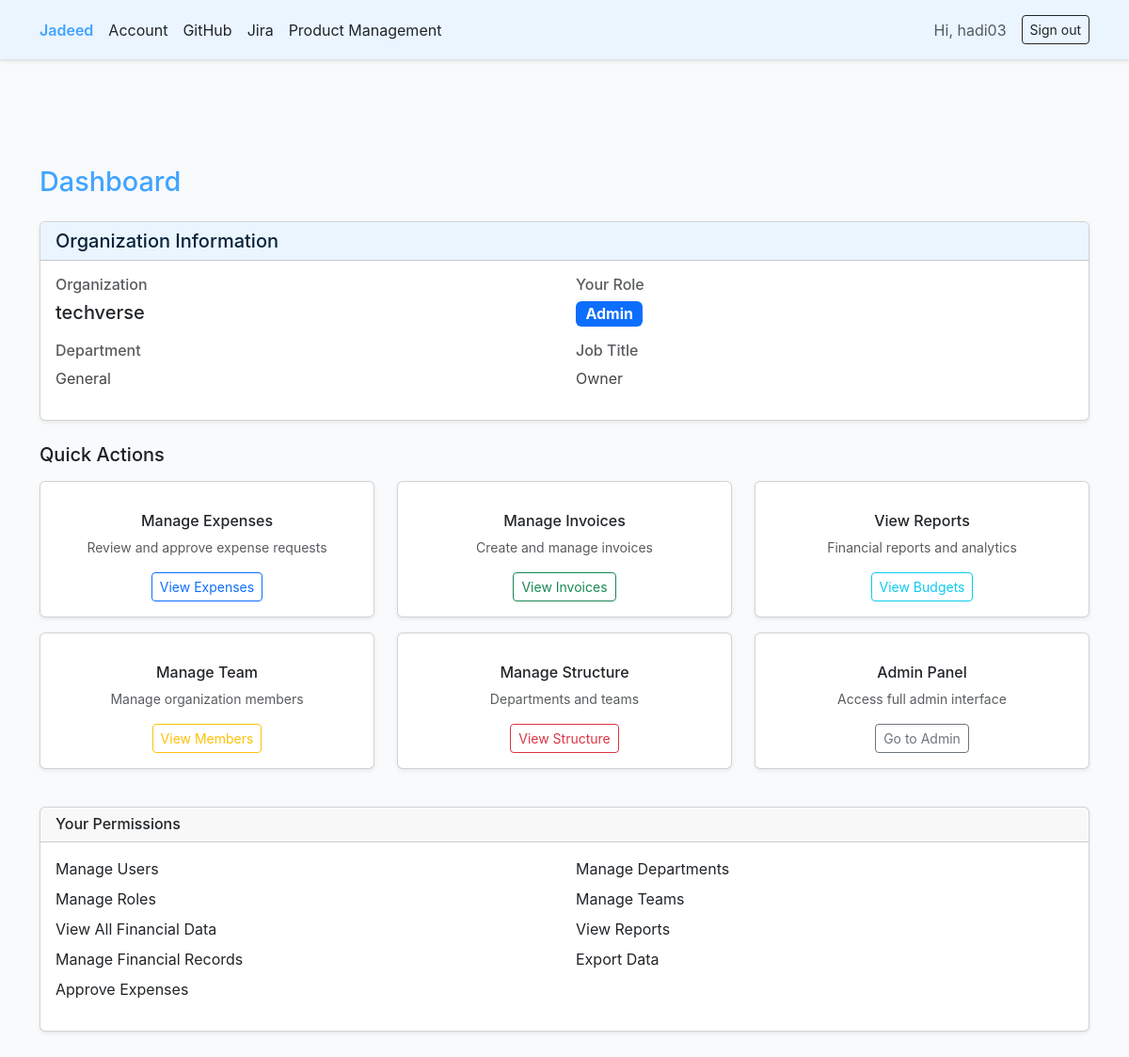
Screenshot of /accounts/ (signed in) with the database file from the repository.
### organizations/models.py (models this page shows, shortened)
class Organization(models.Model):
    name = models.CharField(max_length=255, unique=True)
    slug = models.SlugField(max_length=255, unique=True)
    description = models.TextField(blank=True)
    parent_organization = models.ForeignKey(
        'self',
        on_delete=models.CASCADE,
        null=True,
        blank=True,
        related_name='subsidiaries'
    )
    email = models.EmailField()
    phone = models.CharField(max_length=20, blank=True)
    website = models.URLField(blank=True)
    address_line1 = models.CharField(max_length=255, blank=True)
    address_line2 = models.CharField(max_length=255, blank=True)
    city = models.CharField(max_length=100, blank=True)
    state = models.CharField(max_length=100, blank=True)
    postal_code = models.CharField(max_length=20, blank=True)
    country = models.CharField(max_length=100, blank=True)
    tax_id = models.CharField(max_length=50, blank=True, help_text="Tax ID or EIN")
    registration_number = models.CharField(max_length=50, blank=True)
    is_active = models.BooleanField(default=True)
    created_at = models.DateTimeField(auto_now_add=True)
    updated_at = models.DateTimeField(auto_now=True)
    class Meta:
        ordering = ['name']
        verbose_name = 'Organization'
        verbose_name_plural = 'Organizations'

class Role(models.Model):
    ADMIN = 'ADMIN'
    MANAGER = 'MANAGER'
    ACCOUNTANT = 'ACCOUNTANT'
    EMPLOYEE = 'EMPLOYEE'
    VIEWER = 'VIEWER'
    ROLE_CHOICES = [
        (ADMIN, 'Admin'),
        (MANAGER, 'Manager'),
        (ACCOUNTANT, 'Accountant'),
        (EMPLOYEE, 'Employee'),
        (VIEWER, 'Viewer'),
    ]
    organization = models.ForeignKey(
        Organization,
        on_delete=models.CASCADE,
        related_name='roles'
    )
    name = models.CharField(max_length=100)
    role_type = models.CharField(max_length=20, choices=ROLE_CHOICES)
    description = models.TextField(blank=True)
    can_manage_users = models.BooleanField(default=False)
    can_manage_roles = models.BooleanField(default=False)
    can_view_all_financial = models.BooleanField(default=False)
    can_manage_financial = models.BooleanField(default=False)
    can_approve_expenses = models.BooleanField(default=False)
    can_manage_departments = models.BooleanField(default=False)
    can_manage_teams = models.BooleanField(default=False)
    can_view_reports = models.BooleanField(default=False)
    can_export_data = models.BooleanField(default=False)
    created_at = models.DateTimeField(auto_now_add=True)
    updated_at = models.DateTimeField(auto_now=True)
    class Meta:
        ordering = ['organization', 'role_type']
        unique_together = ['organization', 'role_type']
        verbose_name = 'Role'
        verbose_name_plural = 'Roles'

class Department(models.Model):
    organization = models.ForeignKey(
        Organization,
        on_delete=models.CASCADE,
        related_name='departments'
    )
    name = models.CharField(max_length=255)
    slug = models.SlugField(max_length=255)
    description = models.TextField(blank=True)
    parent_department = models.ForeignKey(
        'self',
        on_delete=models.CASCADE,
        null=True,
        blank=True,
        related_name='sub_departments'
    )
    head = models.ForeignKey(
        User,
        on_delete=models.SET_NULL,
        null=True,
        blank=True,
        related_name='headed_departments'
    )
    budget_allocated = models.DecimalField(
        max_digits=15,
        decimal_places=2,
        default=Decimal('0.00'),
        validators=[MinValueValidator(Decimal('0.00'))]
    )
    is_active = models.BooleanField(default=True)
    created_at = models.DateTimeField(auto_now_add=True)
    updated_at = models.DateTimeField(auto_now=True)
    class Meta:
        ordering = ['organization', 'name']
        unique_together = ['organization', 'slug']
        verbose_name = 'Department'
        verbose_name_plural = 'Departments'

class OrganizationMember(models.Model):
    user = models.ForeignKey(
        User,
        on_delete=models.CASCADE,
        related_name='organization_memberships'
    )
    organization = models.ForeignKey(
        Organization,
        on_delete=models.CASCADE,
        related_name='members'
    )
    department = models.ForeignKey(
        Department,
        on_delete=models.SET_NULL,
        null=True,
        blank=True,
        related_name='members'
    )
    role = models.ForeignKey(
        Role,
        on_delete=models.PROTECT,
        related_name='members'
    )
    employee_id = models.CharField(max_length=50, blank=True)
    job_title = models.CharField(max_length=255, blank=True)
    salary = models.DecimalField(
        max_digits=15,
        decimal_places=2,
        null=True,
        blank=True,
        validators=[MinValueValidator(Decimal('0.00'))]
    )
    date_joined = models.DateField(null=True, blank=True)
    date_left = models.DateField(null=True, blank=True)
    is_active = models.BooleanField(default=True)
    created_at = models.DateTimeField(auto_now_add=True)
    updated_at = models.DateTimeField(auto_now=True)
    class Meta:
        ordering = ['organization', 'user']
        unique_together = ['user', 'organization']
        verbose_name = 'Organization Member'
        verbose_name_plural = 'Organization Members'

### apps/accounts/views.py (the view)
# urls.py: path("", views.index, name="index"),
def index(request):
    if request.user.is_authenticated:
        member = get_user_organization_member(request.user)
        if not member:
            messages.warning(
                request,
                'Please complete your organization setup to continue.'
            )
    return render(request, "accounts/index.html")

### organizations/context_processors.py (called while the page is built)
def organization_context(request):
    context = {
        'user_organization_member': None,
        'user_organization': None,
        'user_role': None,
        'user_department': None,
    }
    if request.user.is_authenticated:
        member = get_user_organization_member(request.user)
        if member:
            context['user_organization_member'] = member
            context['user_organization'] = member.organization
            context['user_role'] = member.role
            context['user_department'] = member.department
    return context

### organizations/permissions.py (called while the page is built)
def get_user_organization_member(user, organization=None):
    if not user.is_authenticated:
        return None
    try:
        if organization:
            return OrganizationMember.objects.select_related('role', 'organization', 'department').get(
                user=user,
                organization=organization,
                is_active=True
            )
        else:
            return OrganizationMember.objects.select_related('role', 'organization', 'department').filter(
                user=user,
                is_active=True
            ).first()
    except OrganizationMember.DoesNotExist:
        return None

### templates/accounts/index.html (shortened to what this page needs)
{% extends "accounts/base.html" %}
{% block content %}
  <div class="row">
    <div class="col-12">
      <h1 class="mb-4">Dashboard</h1>
      {% if user.is_authenticated %}
        {% if user_organization_member %}
          <div class="card shadow-sm mb-4">
            <div class="card-header bg-brand text-brand-contrast">
              <h5 class="mb-0">
                Organization Information
              </h5>
            </div>
            <div class="card-body">
              <div class="row">
                <div class="col-md-6 mb-3">
                  <h6 class="text-muted mb-2">Organization</h6>
                  <p class="h5 mb-0">{{ user_organization.name }}</p>
                </div>
                <div class="col-md-6 mb-3">
                  <h6 class="text-muted mb-2">Your Role</h6>
                  <p class="mb-0">
                    <span class="badge bg-primary fs-6">
                      {{ user_role.get_role_type_display }}
                    </span>
                  </p>
                </div>
                <div class="col-md-6 mb-3">
                  <h6 class="text-muted mb-2">Department</h6>
                  <p class="mb-0">{{ user_department.name|default:"Not assigned" }}</p>
                </div>
                <div class="col-md-6 mb-3">
                  <h6 class="text-muted mb-2">Job Title</h6>
                  <p class="mb-0">{{ user_organization_member.job_title|default:"Not specified" }}</p>
                </div>
              </div>
            </div>
          </div>
          <div class="row mb-4">
            <div class="col-12">
              <h5 class="mb-3">Quick Actions</h5>
            </div>
            {% if user_role.can_approve_expenses %}
            <div class="col-md-4 mb-3">
              <div class="card h-100 shadow-sm">
                <div class="card-body text-center">
                  <h6 class="mt-3">Manage Expenses</h6>
                  <p class="text-muted small">Review and approve expense requests</p>
                  <a href="/admin/accounting/expense/?status__exact=PENDING" class="btn btn-sm btn-outline-primary">
                    View Expenses
                  </a>
                </div>
              </div>
            </div>
            {% endif %}
            {% if user_role.can_manage_financial %}
            <div class="col-md-4 mb-3">
              <div class="card h-100 shadow-sm">
                <div class="card-body text-center">
                  <h6 class="mt-3">Manage Invoices</h6>
                  <p class="text-muted small">Create and manage invoices</p>
                  <a href="/admin/accounting/invoice/" class="btn btn-sm btn-outline-success">
                    View Invoices
                  </a>
                </div>
              </div>
            </div>
            {% endif %}
            {% if user_role.can_view_reports %}
            <div class="col-md-4 mb-3">
              <div class="card h-100 shadow-sm">
                <div class="card-body text-center">
                  <h6 class="mt-3">View Reports</h6>
                  <p class="text-muted small">Financial reports and analytics</p>
                  <a href="/admin/accounting/budget/" class="btn btn-sm btn-outline-info">
                    View Budgets
                  </a>
                </div>
              </div>
            </div>
            {% endif %}
            {% if user_role.can_manage_users %}
            <div class="col-md-4 mb-3">
              <div class="card h-100 shadow-sm">
                <div class="card-body text-center">
                  <h6 class="mt-3">Manage Team</h6>
                  <p class="text-muted small">Manage organization members</p>
                  <a href="/admin/organizations/organizationmember/" class="btn btn-sm btn-outline-warning">
                    View Members
                  </a>
                </div>
              </div>
            </div>
            {% endif %}
            {% if user_role.can_manage_departments %}
            <div class="col-md-4 mb-3">
              <div class="card h-100 shadow-sm">
                <div class="card-body text-center">
                  <h6 class="mt-3">Manage Structure</h6>
                  <p class="text-muted small">Departments and teams</p>
                  <a href="/admin/organizations/department/" class="btn btn-sm btn-outline-danger">
                    View Structure
                  </a>
                </div>
              </div>
            </div>
            {% endif %}
            <div class="col-md-4 mb-3">
              <div class="card h-100 shadow-sm">
                <div class="card-body text-center">
                  <h6 class="mt-3">Admin Panel</h6>
                  <p class="text-muted small">Access full admin interface</p>
                  <a href="/admin/" class="btn btn-sm btn-outline-secondary">
                    Go to Admin
                  </a>
                </div>
              </div>
            </div>
          </div>
          <div class="card shadow-sm mb-4">
            <div class="card-header">
              <h6 class="mb-0">Your Permissions</h6>
            </div>
            <div class="card-body">
              <div class="row">
                <div class="col-md-6">
                  <ul class="list-unstyled">
                    <li class="mb-2">
                      Manage Users
                    </li>
                    <li class="mb-2">
                      Manage Roles
                    </li>
                    <li class="mb-2">
                      View All Financial Data
                    </li>
                    <li class="mb-2">
                      Manage Financial Records
                    </li>
                    <li class="mb-2">
                      Approve Expenses
                    </li>
                  </ul>
                </div>
                <div class="col-md-6">
                  <ul class="list-unstyled">
                    <li class="mb-2">
                      Manage Departments
                    </li>
                    <li class="mb-2">
                      Manage Teams
                    </li>
                    <li class="mb-2">
                      View Reports
                    </li>
                    <li class="mb-2">
                      Export Data
                    </li>
                  </ul>
                </div>
              </div>
            </div>
          </div>
        {% else %}
          <div class="alert alert-warning" role="alert">
            <h5 class="alert-heading">Organization Setup Required</h5>
            <p>Your account is not currently associated with any organization. Please contact an administrator to be added to an organization.</p>
          </div>
        {% endif %}
      {% endif %}
    </div>
  </div>
{% endblock %}

### templates/accounts/base.html (shortened to what this page needs)
{% load static %}
<!DOCTYPE html>
<html lang="en">
  <head>
    <link href="https://cdn.jsdelivr.net/npm/bootstrap@5.3.3/dist/css/bootstrap.min.css" rel="stylesheet">
    <link rel="stylesheet" href="https://cdnjs.cloudflare.com/ajax/libs/font-awesome/6.4.0/css/all.min.css">
    <link rel="stylesheet" href="{% static 'accounts/style.css' %}">
  </head>
  <body>
    <header class="py-3 shadow-sm bg-brand border-bottom">
      <nav class="container d-flex gap-3 align-items-center justify-content-between">
        <div class="d-flex align-items-center gap-3">
          <a class="navbar-brand fw-semibold text-decoration-none text-brand" href="{% url 'accounts:index' %}">Jadeed</a>
          <a class="link-dark text-decoration-none" href="{% url 'accounts:index' %}">Account</a>
          <a class="link-dark text-decoration-none" href="{% url 'github:index' %}">GitHub</a>
          <a class="link-dark text-decoration-none" href="{% url 'jira:issues' %}">Jira</a>
          <a class="link-dark text-decoration-none" href="{% url 'product_management:index' %}">Product Management</a>
        </div>
        <div class="d-flex align-items-center gap-3">
          {% if user.is_authenticated %}
            <span class="text-muted">Hi, {{ user.username }}</span>
            <form action="{% url 'accounts:logout' %}" method="post" class="m-0">
              <button class="btn btn-sm btn-outline-dark" type="submit">Sign out</button>
            </form>
          {% else %}
            <a class="btn btn-sm btn-outline-dark" href="{% url 'accounts:login' %}">Sign in</a>
            <a class="btn btn-sm btn-brand" href="{% url 'accounts:signup' %}">Sign up</a>
          {% endif %}
        </div>
      </nav>
    </header>
    <main class="container py-5">
      {% block content %}{% endblock %}
    </main>
  </body>
  </html>

### static/accounts/style.css (style rules this page uses)
:root { --fg: #1b1f24; --bg: #f8fafc; --brand: #41a4ff; --brand-contrast: #0b2239; --font: -apple-system, BlinkMacSystemFont, 'Segoe UI', Roboto, Helvetica, Arial, 'Apple Color Emoji', 'Segoe UI Emoji', 'Segoe UI Symbol'; }
html, body { height: 100%; }
body { margin: 0; color: var(--fg); background: var(--bg); font-family: var(--font); }
main { max-width: 720px; margin: 4rem auto; padding: 0 1rem; }
h1 { color: var(--brand); font-size: 1.8rem; margin-bottom: 0.5rem; }
p { color: #444; }
.bg-brand { background: #eaf5ff; }
.text-brand { color: var(--brand); }
.text-brand-contrast { color: var(--brand-contrast); }

### rows the page displays
Organization: name "techverse"
Role: role_type "Admin"
Department: name "General"
OrganizationMember: job_title "Owner"

### other values shown
{{ user.username }} "hadi03"
